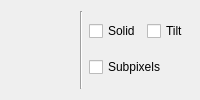
<?xml version="1.0" encoding="UTF-8"?>
<ui version="4.0">
 <class>BrushToolConfigView</class>
 <widget class="ToolConfigView" name="BrushToolConfigView">
  <property name="sizePolicy">
   <sizepolicy hsizetype="Preferred" vsizetype="Fixed">
    <horstretch>0</horstretch>
    <verstretch>0</verstretch>
   </sizepolicy>
  </property>
  <property name="windowTitle">
   <string>Form</string>
  </property>
  <layout class="QHBoxLayout" name="horizontalLayout_2">
   <item>
    <widget class="DualSlider" name="opacitySlider" native="true"/>
   </item>
   <item>
    <widget class="DualSlider" name="radiusSlider" native="true"/>
   </item>
   <item>
    <widget class="DualSlider" name="hardnessSlider" native="true"/>
   </item>
   <item>
    <widget class="DualSlider" name="spacingSlider" native="true"/>
   </item>
   <item>
    <widget class="Line" name="line">
     <property name="orientation">
      <enum>Qt::Vertical</enum>
     </property>
    </widget>
   </item>
   <item>
    <layout class="QVBoxLayout" name="verticalLayout">
     <item>
      <layout class="QHBoxLayout" name="horizontalLayout">
       <item>
        <widget class="QCheckBox" name="solidCheckBox">
         <property name="text">
          <string>Solid</string>
         </property>
        </widget>
       </item>
       <item>
        <widget class="QCheckBox" name="tiltCheckBox">
         <property name="text">
          <string>Tilt</string>
         </property>
        </widget>
       </item>
      </layout>
     </item>
     <item>
      <widget class="QCheckBox" name="subpixelsCheckBox">
       <property name="text">
        <string>Subpixels</string>
       </property>
      </widget>
     </item>
    </layout>
   </item>
  </layout>
 </widget>
 <customwidgets>
  <customwidget>
   <class>ToolConfigView</class>
   <extends>QWidget</extends>
   <header>ToolConfigView.h</header>
   <container>1</container>
  </customwidget>
  <customwidget>
   <class>DualSlider</class>
   <extends>QWidget</extends>
   <header>DualSlider.h</header>
   <container>1</container>
  </customwidget>
 </customwidgets>
 <resources/>
 <connections/>
</ui>
